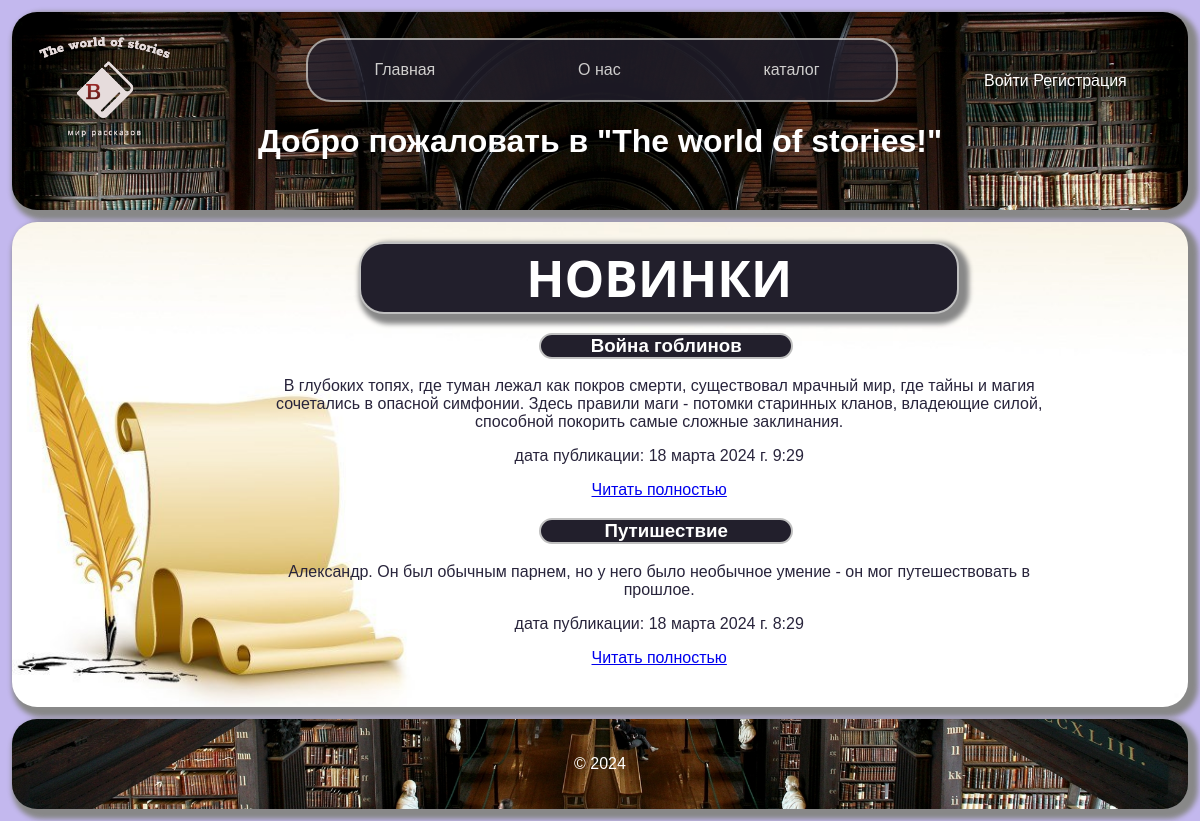
Page /catalog/ on the committed database.
### my_catalog/models.py (models this page shows, shortened)
class Story(models.Model):
    title = models.CharField(verbose_name='Название', max_length=250)
    summary = models.CharField(verbose_name='Краткое описание', max_length=250, blank=True)
    content = models.TextField(verbose_name='Текст')
    poster = models.ImageField(upload_to='media/', verbose_name='Постер', null=True, blank=True)
    date_publisher = models.DateTimeField(verbose_name='Дата публикации', auto_now=True)
    publisher = models.BooleanField(verbose_name='Публикация', default=True)
    class Meta:
        verbose_name = 'История'
        verbose_name_plural = 'Истории'
        ordering = ['-date_publisher']

### my_catalog/views.py (the view)
# urls.py: path('',views.catalog_home, name='catalog_home' ),
def catalog_home(request):
    story = Story.objects.order_by('-date_publisher')
    return render(request, 'my_catalog/catalog_main.html', {'story': story})

### my_catalog/templates/my_catalog/catalog_main.html (shortened to what this page needs)
{% extends 'base.html' %}
{% block content %}
    <div class="features-catalog">
        <h1 class="title">НОВИНКИ</h1>
        {% if story %}
            {% for item in story %}
                <div class="al ">
                    <h3 class="name-story">{{ item.title }}</h3>
                    <p class="summer">{{ item.summary }}</p>
                    <p class="date">дата публикации: {{ item.date_publisher }}</p>
                    <a href="{% url 'story-detail' item.id %}" class="btn btn-warning">Читать полностью</a>
                </div>
            {% endfor %}
        {% else %}
            <p>Ещё нет записей</p>
        {% endif %}
    </div>
{% endblock %}

### templates/base.html (shortened to what this page needs)
{% load static %}
<!DOCTYPE html>
<html lang="ru">
<head>
    <link rel="stylesheet" href="{% static 'my_blog/css/index.css'%}">
</head>
<body>
    <header>
        <a href="{% url 'home' %}"><img class="logo" src="/static/media/lable_img.png" width="150px" alt="Логотип"><img class="logo" src="/static/media/lable_img.png" width="150px" alt="Логотип"></a>
        <ul>
            <li class="reg">
                    {% if user.is_authenticated %}
                        <p> <strong><a href="{% url 'create' %}" class="creat creat_story">добавить рассказ</a> </strong><br>|
                            <a href="{% url 'users:logout' %}" class="exet">Выйти</a> | {{ user.username }}</p>
                    {% else %}
                        <a href="{% url 'users:login' %}" class="login">Войти</a>
                        <a href="{% url 'users:register' %}" class="regis">Регистрация</a>
                    {% endif %}
                </li>
        </ul>
        <nav>
            <ul>
                <li class="home"><a href="{% url 'home' %}" >Главная</a></li>
                <li class="about"><a href="{% url 'about' %}" >О нас</a></li>
                <li class="catalog"><a href="{% url 'catalog_home' %}" >каталог</a></li>
            </ul>
        </nav>
        <h1 class="hello">Добро пожаловать в "The world of stories!"</h1><br>{{ title }}
    </header>
    <main>
        <section>
            {% block content %}
            {% endblock %}
        </section>
    </main>
    <footer>
        <p>&copy; 2024  {{ title }} </p>
    </footer>
</body>
</html>

### my_blog/static/my_blog/css/index.css (style rules this page uses)
body { font-family: Arial, sans-serif; margin: 0; background: #C3B8EE; }
h1.title { font-size: 50px; text-transform: uppercase; color: #ffffff; background: #221F2C; text-align: center; margin: 0px 100px 10px 100px; font-family: 'Segoe UI', Tahoma, Geneva, Verdana, sans-serif; font-weight: bold; border-radius: 25px; border: 2px silver solid; box-shadow: 5px 5px 5px 5px #888888; }
header { background-color: #333; background-image: url("/static/media/library_in_a_newStyle.jpeg"); background-size: cover; background-repeat: no-repeat; color: #fff; text-align: center; padding: 10px 0; margin: 1% 1% 0 1%; border-radius: 25px; box-shadow: 5px 5px 5px 5px #888888; }
.logo { position: absolute; right: 85%; }
li.reg { position: absolute; left: 82%; bottom: 89%; list-style-type: none; }
li.reg a { color: white; text-decoration: none; }
nav { background-color: #221F2C; box-shadow: white; width: 50%; opacity: 0.8; color: #fff; text-align: center; padding: 5px 0; position: relative; left: 25%; border-radius: 25px; border: 2px silver solid; }
nav ul { list-style-type: none; padding: 0; display: flex; justify-content: space-around; }
nav ul li { display: inline; margin-right: 10px; }
nav a { color: #fff; text-decoration: none; }
main { padding: 20px; background: url("/static/media/fon.jpg") #FFBC73 no-repeat ; background-size: cover; background-position: bottom; height: 100%; margin: 1%; text-align: center; color: #28243B; border-radius: 25px; box-shadow: 5px 5px 5px 5px #888888; }
section { margin-bottom: 20px; }
footer { background-color: #333; background-image: url("/static/media/library_in_a_newStyle.jpeg"); background-size: cover; background-repeat: no-repeat; background-position: bottom; color: #fff; text-align: center; padding: 20px 0; margin: 0 1% 1% 1%; border-radius: 25px; box-shadow: 5px 5px 5px 5px #888888; height: 100%; }
.features-catalog { position: relative; left: 20%; width: 800px; }
.name-story { background: #221F2C; border-radius: 25px; border: 2px silver solid; color: white; width: 250px; position: relative; left: 35%; overflow: clip; }

### rows in the picture
Story: title "Война гоблинов", summary "В глубоких топях, где туман лежал как покров смерти, существовал мрачный мир, где тайны и магия сочетались в опасной симфонии. Здесь правили маги - потомки старинных кланов, владеющие силой, способной покорить самые сложные заклинания.", date_publisher "18 марта 2024 г. 9:29"
Story: title "Путишествие", summary "Александр. Он был обычным парнем, но у него было необычное умение - он мог путешествовать в прошлое.", date_publisher "18 марта 2024 г. 8:29"
